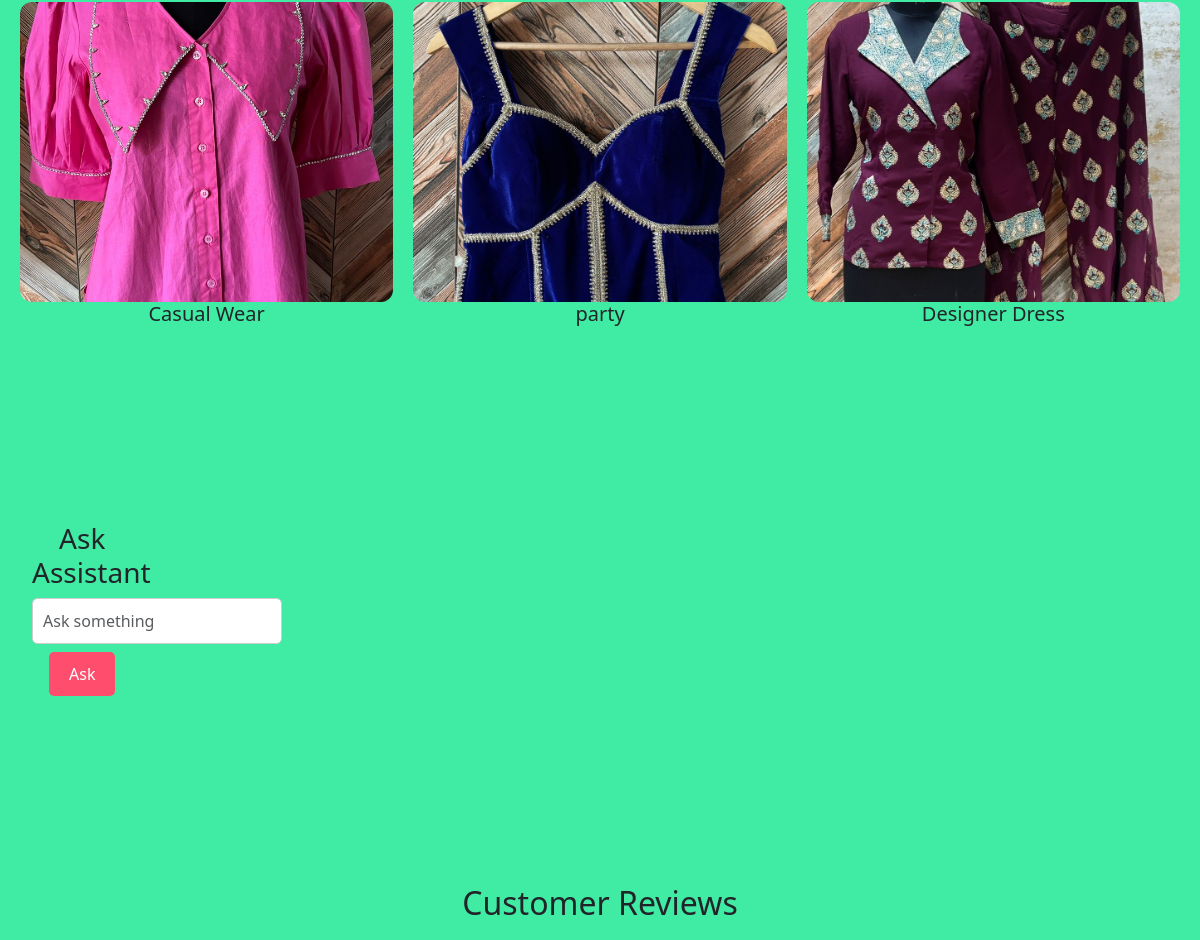
Before: / (middle part) with the older database file.
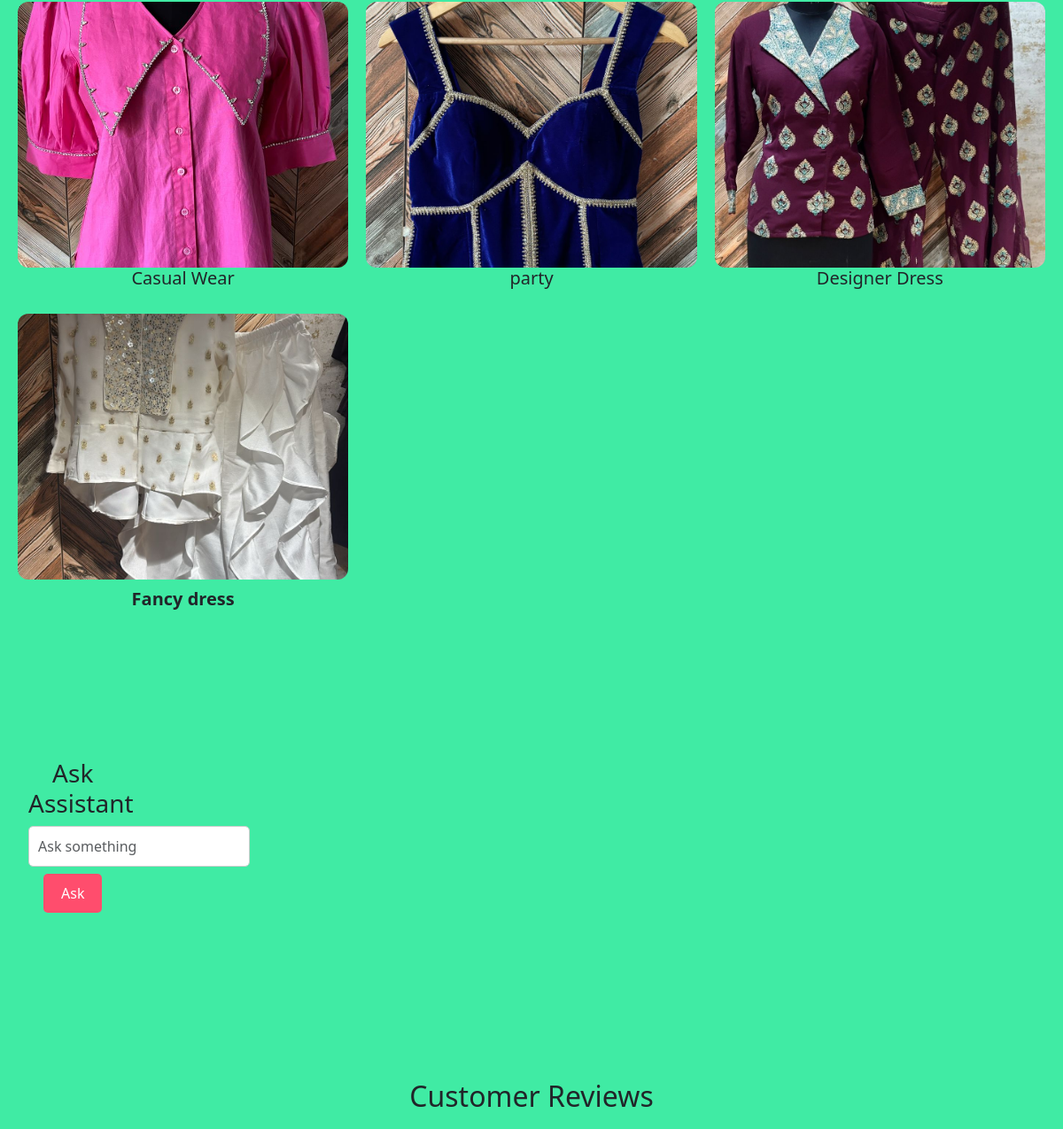
After: the same page with the newer database file.
### boutique/models.py (models this page shows, shortened)
class Gallery(models.Model):
    title = models.CharField(max_length=100)
    image = models.ImageField(upload_to='gallery/')

### boutique/views.py (the view)
# urls.py: path("", views.home, name="home"),
def home(request):
    gallery = Gallery.objects.all()
    testimonials = Testimonial.objects.all()
    return render(request, "home.html", {
        "gallery": gallery,
        "testimonials": testimonials
    })

### boutique/templates/home.html (shortened to what this page needs)
{% extends "base.html" %}
{% load static %}
{% block content %}
<section class="gallery">
<div class="gallery-container">
<div class="gallery-item">
<img src="/static/images/design4.jpg" alt="design">
<h5>Casual Wear</h5>
</div>
<div class="gallery-item">
<img src="/static/images/design5.jpg" alt="design">
<h5>party</h5>
</div>
<div class="gallery-item">
<img src="/static/images/design6.jpg" alt="design">
<h5>Designer Dress</h5>
</div>
<div class="gallery-grid">
{% for g in gallery %}
<div class="gallery-item">
<img src="{{ g.image.url }}" alt="{{ g.title }}">
<h5 class="design-title">{{ g.title }}</h5>
</div>
{% endfor %}
<section class="ai-chat">
    <div class="container mt-5">
  <div class="row">
    <div class="col-md-4">
      <h3>Ask Assistant</h3>
      <input type="text" class="form-control mb-2" placeholder="Ask something">
      <button class="btn btn-danger">Ask</button>
    </div>
</section>
</div>
</div>
<section class="testimonial mt-5">
<h2 class="text-center mb-5">Customer Reviews</h2>
{% endblock %}

### boutique/templates/base.html (shortened to what this page needs)
    {% load static %}
<!DOCTYPE html>
<html lang="en">
<head>
    <link rel="stylesheet" href="{% static 'css/style.css' %}">
<link href="https://cdn.jsdelivr.net/npm/bootstr
ap@5.3.2/dist/css/bootstrap.min.css" rel="stylesheet">
</head>
<body>
{% block content %}
{% endblock %}
</body>
</html>

### boutique/static/css/style.css (style rules this page uses)
* { margin: 0; padding: 0; box-sizing: border-box; }
html, body { width: 100%; height: 100%; font-family: Arial, sans-serif; }
.btn { padding: 12px 25px; background: #e91e63; color: white; text-decoration: none; border-radius: 5px; font-weight: bold; }
.gallery { padding:60px 20px; text-align:center; background:#f8f8f8; }
.gallery-container { display:grid; grid-template-columns:repeat(auto-fit,minmax(220px,1fr)); gap:20px; margin-top:40px; }
.gallery-container img { width:100%; border-radius:8px; transition:0.3s; }
.ai-chat { margin-top:40px; text-align:center; }
.ai-chat input { padding:10px; width:250px; border:1px solid #ccc; border-radius:5px; }
.ai-chat button { padding:10px 20px; background:#ff4d6d; color:white; border:none; border-radius:5px; cursor:pointer; }
.ai-chat { margin-top:60px; text-align:center; width:100%; clear:both; }
.gallery img { width:100%; height:300px; object-fit:cover; border-radius:10px; }
.btn-danger { background:#ff4f8b; border:none; padding:12px 30px; border-radius:30px; font-weight:bold; }
section { padding:60px 0; }
h2 { font-weight:bold; margin-bottom:30px; }
.gallery { background:#40eba4; padding:60px 0; }
.gallery-container { display:grid; grid-template-columns: repeat(3,1fr); gap:20px; padding:20px; }
.gallery-container img { width:100%; height:300px; object-fit:cover; border-radius:12px; }
.design-title { text-align:center; margin-top:10px; font-weight:600; }

Changed rows visible on the page:
added Gallery: image (picture), title "Fancy dress"
